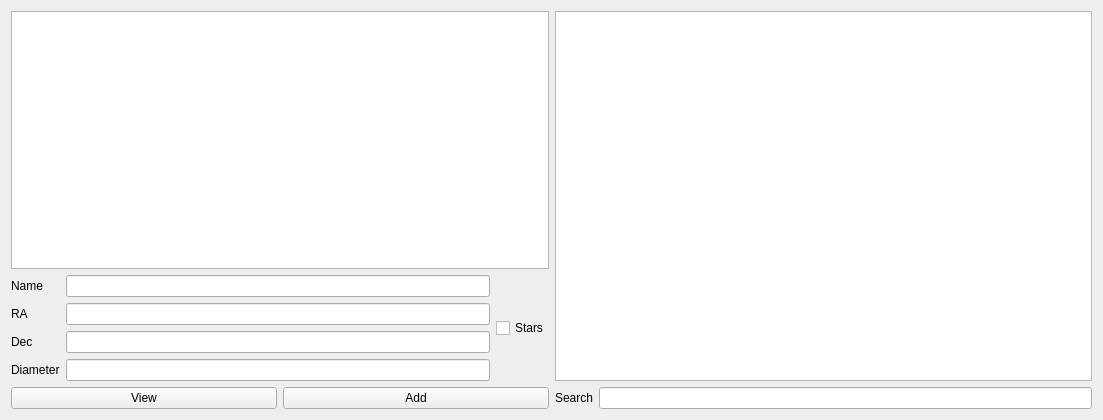
<?xml version="1.0" encoding="UTF-8"?>
<ui version="4.0">
 <class>GUIClass</class>
 <widget class="QWidget" name="GUIClass">
  <property name="geometry">
   <rect>
    <x>0</x>
    <y>0</y>
    <width>1103</width>
    <height>420</height>
   </rect>
  </property>
  <property name="windowTitle">
   <string>GUI</string>
  </property>
  <layout class="QHBoxLayout" name="horizontalLayout_3">
   <item>
    <layout class="QVBoxLayout" name="verticalLayout">
     <item>
      <widget class="QTableView" name="starsView"/>
     </item>
     <item>
      <layout class="QHBoxLayout" name="horizontalLayout">
       <item>
        <layout class="QFormLayout" name="formLayout">
         <item row="0" column="0">
          <widget class="QLabel" name="label">
           <property name="text">
            <string>Name</string>
           </property>
          </widget>
         </item>
         <item row="0" column="1">
          <widget class="QLineEdit" name="nameEdit"/>
         </item>
         <item row="1" column="0">
          <widget class="QLabel" name="label_2">
           <property name="text">
            <string>RA</string>
           </property>
          </widget>
         </item>
         <item row="1" column="1">
          <widget class="QLineEdit" name="RAEdit"/>
         </item>
         <item row="2" column="0">
          <widget class="QLabel" name="label_3">
           <property name="text">
            <string>Dec</string>
           </property>
          </widget>
         </item>
         <item row="2" column="1">
          <widget class="QLineEdit" name="decEdit"/>
         </item>
         <item row="3" column="0">
          <widget class="QLabel" name="label_4">
           <property name="text">
            <string>Diameter</string>
           </property>
          </widget>
         </item>
         <item row="3" column="1">
          <widget class="QLineEdit" name="diameterEdit"/>
         </item>
        </layout>
       </item>
       <item>
        <widget class="QCheckBox" name="checkBox">
         <property name="text">
          <string>Stars</string>
         </property>
        </widget>
       </item>
      </layout>
     </item>
     <item>
      <layout class="QHBoxLayout" name="horizontalLayout_2">
       <item>
        <widget class="QPushButton" name="viewButton">
         <property name="text">
          <string>View</string>
         </property>
        </widget>
       </item>
       <item>
        <widget class="QPushButton" name="addButton">
         <property name="text">
          <string>Add</string>
         </property>
        </widget>
       </item>
      </layout>
     </item>
    </layout>
   </item>
   <item>
    <layout class="QVBoxLayout" name="verticalLayout_2">
     <item>
      <widget class="QListWidget" name="starList"/>
     </item>
     <item>
      <layout class="QFormLayout" name="formLayout_2">
       <item row="0" column="0">
        <widget class="QLabel" name="label_5">
         <property name="text">
          <string>Search</string>
         </property>
        </widget>
       </item>
       <item row="0" column="1">
        <widget class="QLineEdit" name="searchEdit"/>
       </item>
      </layout>
     </item>
    </layout>
   </item>
  </layout>
 </widget>
 <layoutdefault spacing="6" margin="11"/>
 <resources>
  <include location="GUI.qrc"/>
 </resources>
 <connections/>
</ui>
